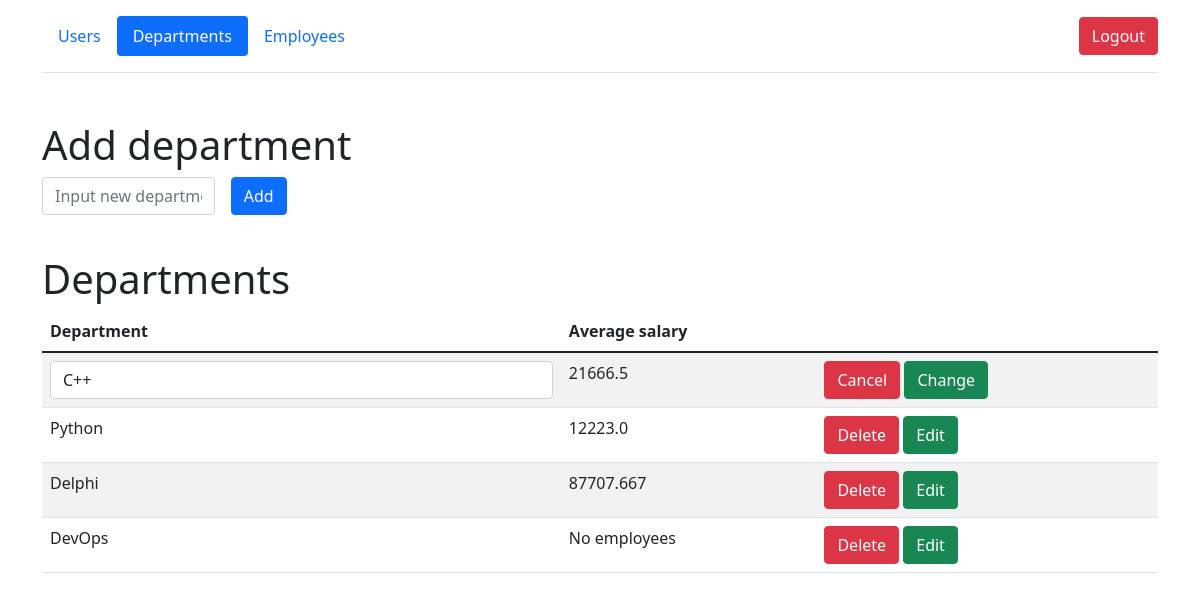
Page /departments/1/edit (signed in) on the committed database.
### models/departments.py (models this page shows, shortened)
class Departments(db.Model):
    __table_args__ = {'extend_existing': True}
    id = db.Column(db.Integer, primary_key=True)
    department = db.Column(db.String(50), nullable=False)

### views/views_departments.py (the view)
@api_departments.route('/departments/<int:id>/edit', methods=['GET', 'POST'])
@login_required
def edit_dnt(id):
    if session.get('user') and session.get('user')[0] == ADMIN:
        departments = Departments.query.all()
        employees = Employees.query.all()
        dnt_salary = avg_salaries(departments, employees)
        department = request.form.get('new_department')
        if Departments.query.get(id):
            if request.method == 'POST':
                data = f'?login={session["user"][0]}&password={session["user"][1]}' \
                       f'&id={id}&department={urllib.parse.quote(department)}&page=True'
                return redirect('/api/departments/edit' + data)
            return render_template('departments.html', id=id, departments=departments, dnt_salary=dnt_salary)
        return redirect('/departments')

### migrations/migrations_funcs.py (called while the page is built)
def avg_salaries(departments, employees):
    dnt_salary = {}
    for dnt in departments:
        dnt_salary[dnt.department] = []
    for emp in employees:
        for dnt in departments:
            if emp.department == dnt.department:
                dnt_salary[dnt.department].append(emp.salary)
    for dnt_name in dnt_salary:
        avg_salary = None
        if dnt_salary[dnt_name]:
            avg_salary = 0
            for salary in dnt_salary[dnt_name]:
                avg_salary += salary
            avg_salary /= len(dnt_salary[dnt_name])
            dnt_salary[dnt_name] = round(avg_salary, 3)
        else:
            avg_salary = 'No employees'
            dnt_salary[dnt_name] = avg_salary
    return dnt_salary

### views/views_departments.py (called while the page is built)
@api_departments.before_request
def check_session():
    if session.get('user'):
        users = User.query.filter_by(login=session.get('user')[0]).all()
        login_user(users[0])
        session.permanent = False
    else:
        return redirect('/')

### templates/departments.html (shortened to what this page needs)
{% extends 'base.html' %}
{% block body %}
<div class="container">
        <header class="d-flex flex-wrap align-items-center justify-content-center justify-content-md-between py-3 mb-4 border-bottom">
          <ul class="nav nav-pills">
              <li class="nav-item"><a href="/users" class="nav-link">Users</a></li>
            <li class="nav-item"><a href="/departments" class="nav-link active">Departments</a></li>
            <li class="nav-item"><a href="/employees" class="nav-link">Employees</a></li>
          </ul>
            <div class="col-md-3 text-end">
                <a href="/logout">
                    <button type="button" class="btn btn-danger">Logout</button>
                </a>
              </div>
        </header>
</div>
    <div class="container mt-5">
        <h1>Add department</h1>
        <form method="post" class="row g-3 needs-validation">
            <div class="col-md-2">
                <input type="text" name="department" id="department" class="form-control" placeholder="Input new department">
            </div>
            <div class="col-md-2">
                <button class="btn btn-primary" type="submit">Add</button>
            </div>
            <div>
                <br>
            </div>
        </form>
        <h1>Departments</h1>
        <table id="data" class="table table-striped">
            <thead>
              <tr>
                <th>Department</th>
                  <th>Average salary</th>
                  <th></th>
              </tr>
            </thead>
            <tbody>
              {% for dnt in departments %}
                <tr>
                        {% if dnt.id == id %}
                     <form method="post" class="row g-3 needs-validation" novalidate>
                            <td>
                                <input type="text" name="new_department" class="form-control" value="{{ dnt.department }}">
                            </td>
                            <td>{% for dnt_name in dnt_salary %}
                              {% if dnt.department == dnt_name %}
                                {{ dnt_salary[dnt_name] }}
                              {% endif %}
                              {% endfor %}
                          </td>
                            <td>
                                <a href="/departments" class="btn btn-danger">Cancel</a>
                                <button class="btn btn-success" type="submit">Change</button>
                            </td>
                     </form>
                        {% else %}
                    <td>
                      {{ dnt.department }}
                    </td>
                  <td>{% for dnt_name in dnt_salary %}
                      {% if dnt.department == dnt_name %}
                        {{ dnt_salary[dnt_name] }}
                      {% endif %}
                      {% endfor %}
                  </td>
                     <td>
                         <a href="/departments/{{ dnt.id }}/del" class="btn btn-danger">Delete</a>
                        <a href="/departments/{{ dnt.id }}/edit" class="btn btn-success">Edit</a>
                    </td>
                    {% endif %}
                </tr>
              {% endfor %}
            </tbody>
  </table>
    </div>
{% endblock %}

### rows in the picture
Departments: new_department "C++", department "21666.5"
Departments: department "Python", department "12223.0"
Departments: department "Delphi", department "87707.667"
Departments: department "DevOps", department "No employees"
